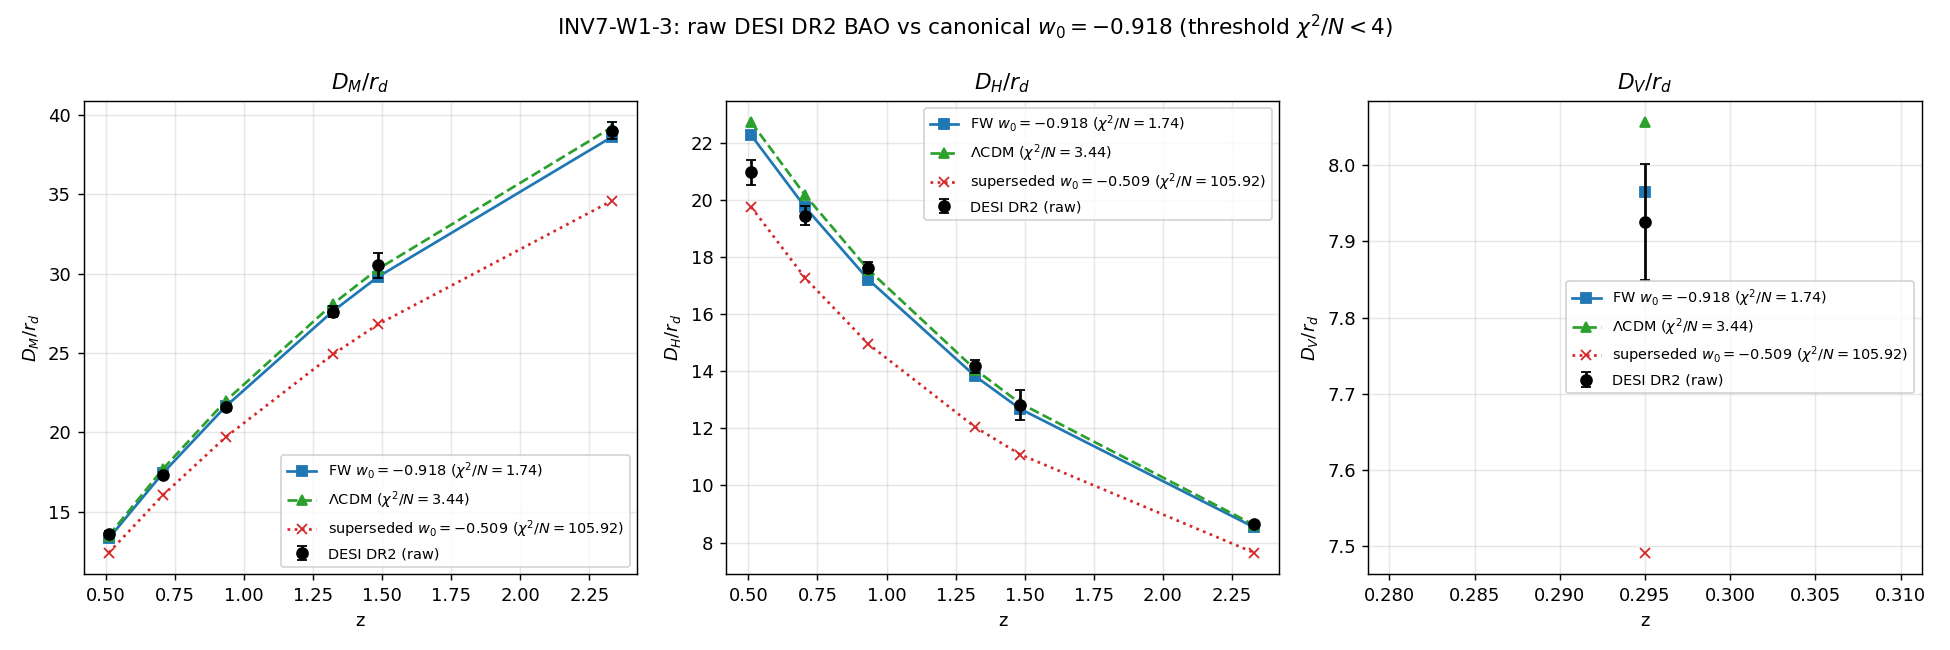

The script that saved this image:
#!/usr/bin/env python3
"""
INV7 W1-3 — Raw-DESI-DR2-BAO chi2/N against the CANONICAL w0 = -0.918
=====================================================================

Gate: INV7-W1-3 ([SIGN])

Pre-registered threshold (plan §W1-3, sessions/investigation/investigation-7/
investigation-7-plan-w1.md):
  operator:  chi2/N < 4
  PASS iff chi2/N < 4 (BAO-VIABLE)
  FAIL iff chi2/N >= 4 (BAO-EXCLUDED, like the superseded -0.509)
  INFO iff 2 <= chi2/N < 4 (marginal band)
  (the atlas-09 Item-25 / DESI-DR3-JOINT-50 FAIL-threshold: the SUPERSEDED
   w0 = -0.509 FAILED at chi2/N = 23.2, Delta chi2 = +241 vs LCDM)

CRITICAL pre-registration pins:
  - w0 = w0_FW = -0.918 (Volovik vacuum partition + effacement Gamma_eff=0.99970);
    CONSTANT w (NOT CPL w0-wa; NOT the superseded -0.509; NOT the CPL-plane param).
  - r_d held at the canonical sound horizon r_d = 147.0244278618993 Mpc
    (s64_desi_dv.npz r_d_Mpc; Planck-2018 fiducial), NOT marginalized as a nuisance.
    The framework does NOT modify r_d (BCS transition at ~1e-41 s is irrelevant to
    recombination at T ~ 0.26 eV).
  - tested against the RAW measured DESI DR2 BAO distances {D_M/r_d, D_H/r_d,
    D_V/r_d} + full covariance (arXiv:2503.14738), NOT the CPL-plane (w0,wa)
    projection the project itself flagged misleading, NOT vs a hypothetical
    DR3 reference.

Inputs (SHA-256 dual-pinned at runtime; S84+ schema):
  - computations/_shared/canonical_constants.py     (audit_sha256 only)
  - computations/investigation-7/_data/desi_dr2_bao_distances.txt   (FETCHED DESI DR2 means)
  - computations/investigation-7/_data/desi_dr2_bao_covariance.txt  (FETCHED DESI DR2 13x13 cov)
  - script bytes                                     (BOTH audit + content)

Output 4-tuple:
  (value=<chi2/N>, scheme=FW, convention=ABSOLUTE, L_max=N/A)

Classification: PHONONIC-with-cosmological-readout
  The DE EOS w0=-0.918 is the laboratory-IN image of the substrate effacement
  residual (0.03% leakage through Gamma_eff=0.99970 in the Volovik vacuum
  partition). The gate does not fit a w; it takes the substrate-derived w0 and
  asks whether the emergent-FRW distance ladder survives the raw BAO data.
  Flow: D_K spectral action -> a_0 vacuum-energy moment + Volovik partition ->
  effacement residual Gamma_eff=0.99970 -> effective w0=-0.918 -> distance
  ladder D(z) -> BAO chi2.

DISCIPLINE
----------
- `from canonical_constants import *` (w0_FW, Omega_m, Omega_r, Omega_Lambda,
  H_0_km_s_Mpc, c_light_km_s are framework-canonical; never hardcoded here).
- CPU-only (distance integrals + tiny 13x13 cov solve); OMP_NUM_THREADS=8.
- Dual-SHA emitted; agent calls mcp__knowledge__emit_verdict(**payload).
"""

from __future__ import annotations

# ---------------------------------------------------------------------------
# Section 0 — CPU thread cap BEFORE numpy import (no GPU benefit; tiny problem)
# ---------------------------------------------------------------------------
import os
os.environ.setdefault("OMP_NUM_THREADS", "8")
os.environ.setdefault("MKL_NUM_THREADS", "8")

# ---------------------------------------------------------------------------
# Section 1 — Canonical constants (MANDATORY first import)
# ---------------------------------------------------------------------------
import sys
SCRIPT_DIR = os.path.dirname(os.path.abspath(__file__))
SHARED = os.path.join(SCRIPT_DIR, "..", "_shared")
sys.path.insert(0, os.path.abspath(SHARED))
from canonical_constants import *  # noqa: F401,F403
# Explicit names we consume (all canonical):
from canonical_constants import (
    w0_FW,            # -0.918  Framework DE w_0 (Volovik partition + effacement)
    Omega_m,          # 0.315   matter density (Planck 2018)
    Omega_r,          # 9.15e-5 radiation density (Planck 2018)
    Omega_Lambda,     # 0.685   DE density (Planck 2018)
    H_0_km_s_Mpc,     # 67.4    Hubble constant (Planck 2018)
    c_light_km_s,     # 2.99792458e5 km/s
)

# ---------------------------------------------------------------------------
# Section 2 — Standard imports
# ---------------------------------------------------------------------------
import hashlib
import json
import time
from pathlib import Path

import numpy as np
from scipy.integrate import quad
import matplotlib
matplotlib.use("Agg")
import matplotlib.pyplot as plt

# ---------------------------------------------------------------------------
# Section 3 — Paths + pre-registration pins
# ---------------------------------------------------------------------------
SESSION_DIR = Path(__file__).resolve().parent
COMPUTATIONS_DIR = SESSION_DIR.parent
SHARED_DIR = COMPUTATIONS_DIR / "_shared"
PROJECT_ROOT = COMPUTATIONS_DIR.parent
DATA_DIR = SESSION_DIR / "_data"

SESSION = "7"                                                       # (local) investigation number
GATE_ID = "INV7-W1-3"                                              # (local)
SCHEME = "FW"                                                       # (local)
CONVENTION = "ABSOLUTE"                                             # (local)
L_MAX = "N/A"                                                       # (local) distance-ladder integral

# Pre-registered thresholds (plan §W1-3) — define BEFORE running
PASS_THRESHOLD = 4.0          # chi2/N FAIL-threshold (atlas-09 Item-25)        # (local)
INFO_LOWER = 2.0              # 2 <= chi2/N < 4 is the marginal INFO band        # (local)
N_EVAL = 1000                 # Simpson base-grid nodes per distance integral    # (local)
SCAN_MIN = 0.0               # z integration lower bound                         # (local)
SCAN_MAX = 2.5               # DESI DR2 BAO effective-redshift span ceiling      # (local)
DIST_TOL = 1e-9              # distance-integral convergence tolerance           # (local)

# canonical sound horizon (NOT marginalized) — s64_desi_dv.npz r_d_Mpc, Planck-2018 fiducial
R_D_MPC = 147.0244278618993                                        # (local)

# Superseded reference (the value this gate must NOT use), for reporting only
W0_SUPERSEDED = -0.509        # S49 band-midpoint; FAILED at chi2/N=23.2          # (local)
CHI2_OVER_N_SUPERSEDED = 23.2 # atlas-09 Item-25 / DESI-DR3-JOINT-50 (S50)        # (local)

OUT_NPZ = SESSION_DIR / "inv7_w1_3_raw_bao_chi2.npz"
OUT_PNG = SESSION_DIR / "inv7_w1_3_raw_bao_chi2.png"

DATA_MEAN = DATA_DIR / "desi_dr2_bao_distances.txt"
DATA_COV = DATA_DIR / "desi_dr2_bao_covariance.txt"

INPUT_FILES = [
    SHARED_DIR / "canonical_constants.py",
    DATA_MEAN,
    DATA_COV,
]


# ---------------------------------------------------------------------------
# Section 4 — SHA-256 input-pin block (S84+ dual-SHA schema)
# ---------------------------------------------------------------------------

def sha256_of(path: Path) -> str:
    h = hashlib.sha256()  # (local)
    try:
        h.update(path.read_bytes())
    except OSError:
        return ""
    return h.hexdigest()


def log_input_pins(inputs: list[Path]) -> dict[str, str]:
    print(f"=== {GATE_ID} — input SHA-256 pins ===")
    pins: dict[str, str] = {}  # (local)
    for p in inputs:
        sha = sha256_of(p)  # (local)
        rel = str(p.relative_to(PROJECT_ROOT)).replace("\\", "/")  # (local)
        print(f"  {rel}: {sha[:16]}...")
        pins[rel] = sha
    return pins


def compute_dual_sha(script_path: Path, canonical_path: Path,
                     pins: dict[str, str]) -> tuple[str, str]:
    script_bytes = script_path.read_bytes() if script_path.exists() else b""  # (local)
    canonical_bytes = canonical_path.read_bytes() if canonical_path.exists() else b""  # (local)
    pinmap_json = json.dumps(dict(sorted(pins.items())),
                             separators=(",", ":"), sort_keys=True).encode("utf-8")  # (local)
    h_audit = hashlib.sha256()  # (local)
    h_audit.update(script_bytes)
    h_audit.update(canonical_bytes)
    h_audit.update(pinmap_json)
    h_content = hashlib.sha256()  # (local)
    h_content.update(script_bytes)
    return h_audit.hexdigest(), h_content.hexdigest()


# ---------------------------------------------------------------------------
# Section 5 — Data parsing
# ---------------------------------------------------------------------------

def parse_mean(path: Path):
    """Return (z[N], value[N], quantity[N], tracer[N]) in canonical likelihood order."""
    z_list, v_list, q_list, t_list = [], [], [], []  # (local)
    for line in path.read_text().splitlines():
        s = line.strip()  # (local)
        if not s or s.startswith("#"):
            continue
        parts = s.split()  # (local)
        # z value quantity tracer
        z_list.append(float(parts[0]))
        v_list.append(float(parts[1]))
        q_list.append(parts[2])
        t_list.append(parts[3] if len(parts) > 3 else "?")
    return (np.array(z_list), np.array(v_list),
            np.array(q_list, dtype=object), np.array(t_list, dtype=object))


def parse_cov(path: Path, n: int) -> np.ndarray:
    """Return the NxN covariance matrix (skips comment lines)."""
    rows = []  # (local)
    for line in path.read_text().splitlines():
        s = line.strip()  # (local)
        if not s or s.startswith("#"):
            continue
        rows.append([float(x) for x in s.split()])
    C = np.array(rows, dtype=float)  # (local)
    assert C.shape == (n, n), f"cov shape {C.shape} != ({n},{n})"
    return C


# ---------------------------------------------------------------------------
# Section 6 — Distance ladder (flat wCDM, CONSTANT w = w0)
# ---------------------------------------------------------------------------

def E_of_z(z: float, w0: float) -> float:
    """E(z) = H(z)/H0 for flat wCDM with CONSTANT w = w0.
    rho_DE(z)/rho_DE(0) = (1+z)^{3(1+w0)}   [constant w; NO CPL wa term].
    Omega_DE = 1 - Omega_m - Omega_r (flat).
    """
    zp1 = 1.0 + z  # (local)
    Omega_DE = 1.0 - Omega_m - Omega_r  # (local) flat closure
    return float(np.sqrt(Omega_r * zp1**4
                         + Omega_m * zp1**3
                         + Omega_DE * zp1**(3.0 * (1.0 + w0))))


def H_of_z(z: float, w0: float) -> float:
    """H(z) in km/s/Mpc."""
    return H_0_km_s_Mpc * E_of_z(z, w0)


def D_M(z: float, w0: float) -> float:
    """Comoving transverse distance D_M(z) [Mpc], flat geometry = comoving chi(z)."""
    val, _ = quad(lambda zp: c_light_km_s / H_of_z(zp, w0),
                  0.0, z, limit=N_EVAL, epsabs=DIST_TOL, epsrel=DIST_TOL)  # (local)
    return val


def D_H(z: float, w0: float) -> float:
    """Hubble distance D_H(z) = c/H(z) [Mpc]."""
    return c_light_km_s / H_of_z(z, w0)


def D_V(z: float, w0: float) -> float:
    """Volume-averaged distance D_V(z) = [z D_M^2 D_H]^{1/3} [Mpc]."""
    dm = D_M(z, w0)  # (local)
    dh = D_H(z, w0)  # (local)
    return float((z * dm * dm * dh) ** (1.0 / 3.0))


def predict_ratio(z: float, quantity: str, w0: float) -> float:
    """Predicted distance ratio (D_X / r_d) for the named quantity at z."""
    if quantity == "DM_over_rs":
        return D_M(z, w0) / R_D_MPC
    if quantity == "DH_over_rs":
        return D_H(z, w0) / R_D_MPC
    if quantity == "DV_over_rs":
        return D_V(z, w0) / R_D_MPC
    raise ValueError(f"unknown quantity {quantity!r}")


# ---------------------------------------------------------------------------
# Section 7 — Compute chi2
# ---------------------------------------------------------------------------

def chi2_for_w0(z, val, quant, C_inv, w0: float):
    """Return (chi2, residual_vector, pred_vector) for a CONSTANT-w model."""
    pred = np.array([predict_ratio(float(z[i]), str(quant[i]), w0)
                     for i in range(len(z))])  # (local)
    resid = pred - val  # (local)  Delta = d_pred - d_DESI
    chi2 = float(resid @ C_inv @ resid)  # (local)  Delta^T C^-1 Delta
    return chi2, resid, pred


def compute() -> dict:
    z, val, quant, tracer = parse_mean(DATA_MEAN)
    N = len(z)  # (local) number of BAO distance data points
    C = parse_cov(DATA_COV, N)
    C_inv = np.linalg.inv(C)  # (local) 13x13, tiny

    # --- Primary: CANONICAL constant-w = w0_FW = -0.918 ---
    chi2_FW, resid_FW, pred_FW = chi2_for_w0(z, val, quant, C_inv, w0_FW)
    chi2_over_N_FW = chi2_FW / N  # (local) THE gate statistic

    # --- Reference models (context only; NOT the gate) ---
    chi2_LCDM, resid_LCDM, pred_LCDM = chi2_for_w0(z, val, quant, C_inv, -1.0)
    chi2_over_N_LCDM = chi2_LCDM / N  # (local)
    chi2_SUP, resid_SUP, pred_SUP = chi2_for_w0(z, val, quant, C_inv, W0_SUPERSEDED)
    chi2_over_N_SUP = chi2_SUP / N  # (local) re-derive the -0.509 value on DR2 data

    # per-point standardized residuals (diagonal-normalized) for the plot/report
    sig = np.sqrt(np.diag(C))  # (local)
    nsig_FW = resid_FW / sig  # (local)
    nsig_LCDM = resid_LCDM / sig  # (local)

    delta_chi2_FW_vs_LCDM = chi2_FW - chi2_LCDM  # (local) >0 means LCDM preferred

    print("\n=== Distance-ladder predictions (CONSTANT w) ===")
    print(f"  w0_FW (canonical)   = {w0_FW}")
    print(f"  r_d (held, NOT marg)= {R_D_MPC} Mpc")
    print(f"  N (BAO data points) = {N}")
    print(f"\n  {'tracer':<11s} {'z':>6s} {'quant':<11s} {'data':>9s} "
          f"{'pred_FW':>9s} {'nsig_FW':>8s} {'pred_LCDM':>9s} {'nsig_LCDM':>9s}")
    for i in range(N):
        print(f"  {str(tracer[i]):<11s} {z[i]:6.3f} {str(quant[i]):<11s} "
              f"{val[i]:9.4f} {pred_FW[i]:9.4f} {nsig_FW[i]:+8.2f} "
              f"{pred_LCDM[i]:9.4f} {nsig_LCDM[i]:+9.2f}")

    print(f"\n  chi2_FW (w0=-0.918)       = {chi2_FW:.4f}  -> chi2/N = {chi2_over_N_FW:.4f}")
    print(f"  chi2_LCDM (w0=-1.0)       = {chi2_LCDM:.4f}  -> chi2/N = {chi2_over_N_LCDM:.4f}")
    print(f"  chi2_SUPERSEDED (w0=-0.509)= {chi2_SUP:.4f}  -> chi2/N = {chi2_over_N_SUP:.4f}")
    print(f"  Delta chi2 (FW - LCDM)    = {delta_chi2_FW_vs_LCDM:+.4f}")
    print(f"  [context] atlas-09 Item-25 superseded -0.509: chi2/N = {CHI2_OVER_N_SUPERSEDED} (S50, vs DR1)")

    # --- substitution-chain sign read-off (computed, not asserted) ---
    sign_delta = chi2_over_N_FW - PASS_THRESHOLD  # (local) < 0 => PASS direction
    print("\n=== Substitution-chain sign read-off ===")
    print(f"  chi2/N - threshold = {chi2_over_N_FW:.4f} - {PASS_THRESHOLD} = {sign_delta:+.4f}")
    print(f"  sign(chi2/N - 4)   = {'NEGATIVE (PASS direction)' if sign_delta < 0 else 'POSITIVE (FAIL direction)'}")

    # --- plot ---
    make_plot(z, val, quant, tracer, sig, pred_FW, pred_LCDM, pred_SUP,
              chi2_over_N_FW, chi2_over_N_LCDM, chi2_over_N_SUP)

    np.savez(
        OUT_NPZ,
        z=z, val=val, quant=np.array([str(q) for q in quant]),
        tracer=np.array([str(t) for t in tracer]),
        cov=C, cov_inv=C_inv, sig=sig,
        w0_FW=w0_FW, r_d_Mpc=R_D_MPC, N_data=N,
        Omega_m=Omega_m, Omega_r=Omega_r, Omega_Lambda=Omega_Lambda,
        H0_km_s_Mpc=H_0_km_s_Mpc, c_km_s=c_light_km_s,
        pred_FW=pred_FW, resid_FW=resid_FW, nsig_FW=nsig_FW,
        pred_LCDM=pred_LCDM, resid_LCDM=resid_LCDM, nsig_LCDM=nsig_LCDM,
        pred_SUPERSEDED=pred_SUP,
        chi2_FW=chi2_FW, chi2_over_N_FW=chi2_over_N_FW,
        chi2_LCDM=chi2_LCDM, chi2_over_N_LCDM=chi2_over_N_LCDM,
        chi2_SUPERSEDED=chi2_SUP, chi2_over_N_SUPERSEDED=chi2_over_N_SUP,
        delta_chi2_FW_vs_LCDM=delta_chi2_FW_vs_LCDM,
        pass_threshold=PASS_THRESHOLD, info_lower=INFO_LOWER,
        w0_superseded=W0_SUPERSEDED,
        chi2_over_N_superseded_S50=CHI2_OVER_N_SUPERSEDED,
        sign_delta=sign_delta,
    )
    print(f"\n  saved: {OUT_NPZ.name}, {OUT_PNG.name}")

    return {
        "value": chi2_over_N_FW,
        "N": N,
        "chi2_FW": chi2_FW,
        "chi2_over_N_LCDM": chi2_over_N_LCDM,
        "chi2_over_N_SUP": chi2_over_N_SUP,
        "delta_chi2_FW_vs_LCDM": delta_chi2_FW_vs_LCDM,
        "sign_delta": sign_delta,
    }


def make_plot(z, val, quant, tracer, sig, pred_FW, pred_LCDM, pred_SUP,
              c2n_FW, c2n_LCDM, c2n_SUP):
    """Hubble diagram of D_M/r_d, D_H/r_d, D_V/r_d: data vs models."""
    fig, axes = plt.subplots(1, 3, figsize=(15, 5))  # (local)
    qmap = {"DM_over_rs": (0, r"$D_M/r_d$"),
            "DH_over_rs": (1, r"$D_H/r_d$"),
            "DV_over_rs": (2, r"$D_V/r_d$")}  # (local)
    for q, (ax_i, lab) in qmap.items():
        ax = axes[ax_i]  # (local)
        mask = np.array([str(quant[i]) == q for i in range(len(z))])  # (local)
        if mask.any():
            ax.errorbar(z[mask], val[mask], yerr=sig[mask], fmt="ko",
                        capsize=3, label="DESI DR2 (raw)", zorder=5)
            ax.plot(z[mask], pred_FW[mask], "C0s-",
                    label=fr"FW $w_0=-0.918$ ($\chi^2/N={c2n_FW:.2f}$)")
            ax.plot(z[mask], pred_LCDM[mask], "C2^--",
                    label=fr"$\Lambda$CDM ($\chi^2/N={c2n_LCDM:.2f}$)")
            ax.plot(z[mask], pred_SUP[mask], "C3x:",
                    label=fr"superseded $w_0=-0.509$ ($\chi^2/N={c2n_SUP:.2f}$)")
        ax.set_xlabel("z")
        ax.set_ylabel(lab)
        ax.set_title(lab)
        ax.legend(fontsize=8)
        ax.grid(alpha=0.3)
    fig.suptitle(f"INV7-W1-3: raw DESI DR2 BAO vs canonical $w_0=-0.918$ "
                 f"(threshold $\\chi^2/N<4$)", fontsize=12)
    fig.tight_layout()
    fig.savefig(OUT_PNG, dpi=130)
    plt.close(fig)


# ---------------------------------------------------------------------------
# Section 8 — Gate verdict + 3-tuple ([SIGN])
# ---------------------------------------------------------------------------

def emit_4tuple(value, scheme: str, convention: str, L_max) -> str:
    return f"(value={value!r}, scheme={scheme}, convention={convention}, L_max={L_max})"


def evaluate_gate(value: float) -> str:
    """chi2/N < 4 -> PASS; 2 <= chi2/N < 4 -> INFO; chi2/N >= 4 -> FAIL."""
    if value < INFO_LOWER:
        return "PASS"
    if value < PASS_THRESHOLD:
        return "INFO"
    return "FAIL"


def sign_magnitude_regime(value: float, verdict: str):
    """[SIGN] 3-tuple per .claude/rules/gate-verdicts.md.

    sign_verdict: PASS iff the substitution-chain Step-4 predicted direction
      (chi2/N below threshold; sign(chi2/N - 4) < 0) matches the computed sign.
    magnitude_verdict: how far chi2/N sits from the threshold band.
    regime_verdict: VALID — flat-wCDM distance integrals are exact on [0, z_eff];
      no small-parameter expansion, no regime boundary crossed in the window.
    """
    sign_delta = value - PASS_THRESHOLD  # (local)
    sign_verdict = "PASS" if sign_delta < 0 else "FAIL"  # (local)
    # magnitude: PASS if cleanly below the INFO band; INFO if in marginal band;
    # FAIL if at/above threshold.
    if value < INFO_LOWER:
        magnitude_verdict = "PASS"  # (local)
    elif value < PASS_THRESHOLD:
        magnitude_verdict = "INFO"  # (local)
    else:
        magnitude_verdict = "FAIL"  # (local)
    regime_verdict = "VALID"  # (local) exact distance integrals, no expansion
    return sign_verdict, magnitude_verdict, regime_verdict


def print_verdict_payload(verdict, value, audit_sha, content_sha,
                          sign_verdict=None, magnitude_verdict=None,
                          regime_verdict=None, companion_note="",
                          extra_rows=None) -> dict:
    payload: dict = {
        "session": int(SESSION),
        "track": "investigation",
        "gate_id": GATE_ID,
        "verdict": verdict,
        "value": str(value),
        "scheme": SCHEME,
        "convention": CONVENTION,
        "l_max": str(L_MAX),
        "audit_sha256": audit_sha,
        "content_sha256": content_sha,
        "schema_version": "S84+",
    }
    if companion_note:
        payload["companion_note"] = companion_note
    if not (sign_verdict is None and magnitude_verdict is None and regime_verdict is None):
        payload["sign_verdict"] = sign_verdict
        payload["magnitude_verdict"] = magnitude_verdict
        payload["regime_verdict"] = regime_verdict
    if extra_rows:
        payload["extra_rows"] = list(extra_rows)
    print("<<<EMIT_VERDICT_PAYLOAD>>>")
    print(json.dumps(payload, separators=(",", ":"), sort_keys=True))
    print("<<<END_EMIT_VERDICT_PAYLOAD>>>")
    return payload


# ---------------------------------------------------------------------------
# Section 9 — Main
# ---------------------------------------------------------------------------

def main() -> int:
    t0 = time.time()  # (local)

    pins = log_input_pins(INPUT_FILES)
    script_path = Path(__file__).resolve()  # (local)
    canonical_path = SHARED_DIR / "canonical_constants.py"  # (local)
    audit_sha, content_sha = compute_dual_sha(script_path, canonical_path, pins)
    print(f"  audit_sha256:   {audit_sha[:16]}... (script+canonical+pinmap)")
    print(f"  content_sha256: {content_sha[:16]}... (script only)")
    print()

    result = compute()
    value = result["value"]
    verdict = evaluate_gate(value)
    sgn, mag, reg = sign_magnitude_regime(value, verdict)

    tag = emit_4tuple(value, SCHEME, CONVENTION, L_MAX)
    print(tag)

    note = (f"chi2/N={value:.4f} vs threshold 4 over N={result['N']} raw DESI DR2 "
            f"BAO distances; constant-w=-0.918 (NOT CPL, NOT superseded -0.509); "
            f"r_d=147.0244 Mpc held (NOT marginalized)")  # (local)
    extra = [
        f"# INV7-W1-3 context: chi2/N_FW={value:.4f} chi2/N_LCDM={result['chi2_over_N_LCDM']:.4f} "
        f"chi2/N_superseded(-0.509,on-DR2)={result['chi2_over_N_SUP']:.4f} "
        f"Delta_chi2(FW-LCDM)={result['delta_chi2_FW_vs_LCDM']:+.4f}; "
        f"atlas-09 Item-25 superseded -0.509 was chi2/N=23.2 vs DR1 (S50). "
        f"DESI DR2 means+cov: arXiv:2503.14738 (Cobaya bao_data desi_bao_dr2)."
    ]  # (local)

    payload = print_verdict_payload(
        verdict, value, audit_sha, content_sha,
        sign_verdict=sgn, magnitude_verdict=mag, regime_verdict=reg,
        companion_note=note, extra_rows=extra,
    )

    wall = time.time() - t0  # (local)
    print(f"\n=== {GATE_ID}: {verdict} (chi2/N={value:.4f}, "
          f"sign={sgn}/mag={mag}/regime={reg}, wall {wall:.1f}s) ===")
    return 0


if __name__ == "__main__":
    sys.exit(main())
